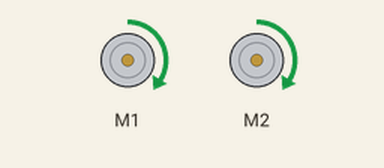
This program was run on a simulated Raspberry Pi (BCM pin numbers). On the bench: 2 × DC motor (green arrow = forward, orange = backward, longer = faster). Motors are numbered in the order the program creates them (left before right in a Robot).

Above: at 0.7 s.
At 3.2 s:
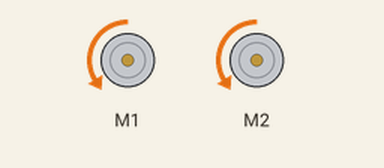
At 5.7 s:
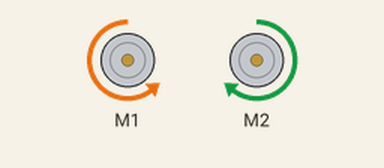
At 8.2 s:
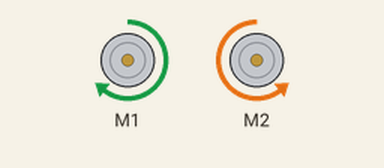
Timing chart, 0 to 13.0 s (numbered marks = the images above):
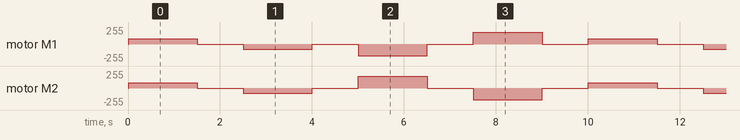

Measured:
- by itself, motor M1: repeats every 10.0 s: stopped 1.0 s, backward 76/255 1.5 s, stopped 1.0 s, backward 178/255 1.5 s, stopped 1.0 s, forward 178/255 1.5 s, stopped 1.0 s, forward 76/255 1.5 s
- by itself, motor M2: repeats every 10.0 s: stopped 1.0 s, backward 76/255 1.5 s, stopped 1.0 s, forward 178/255 1.5 s, stopped 1.0 s, backward 178/255 1.5 s, stopped 1.0 s, forward 76/255 1.5 s

The program:

motor_pwm.py
```python
from gpiozero import Robot, Motor
from time import sleep

# 创建机器人对象，指定左右电机的引脚
robot = Robot(left=Motor(forward=22, backward=27, enable=18), right=Motor(forward=25, backward=24, enable=23))

if __name__ == "__main__":
    try:
        while True:
            # 前进
            robot.forward(0.3)
            sleep(1.5)
            robot.stop()
            sleep(1)  # 停止1秒

            # 后退
            robot.backward(0.3)
            sleep(1.5)
            robot.stop()
            sleep(1)  # 停止1秒

            # 左转
            robot.left(0.7)
            sleep(1.5)
            robot.stop()
            sleep(1)  # 停止1秒

            # 右转
            robot.right(0.7)
            sleep(1.5)
            robot.stop()
            sleep(1)  # 停止1秒
    except KeyboardInterrupt:
        # 按Ctrl+C退出时，停止机器人
        robot.stop()
```
